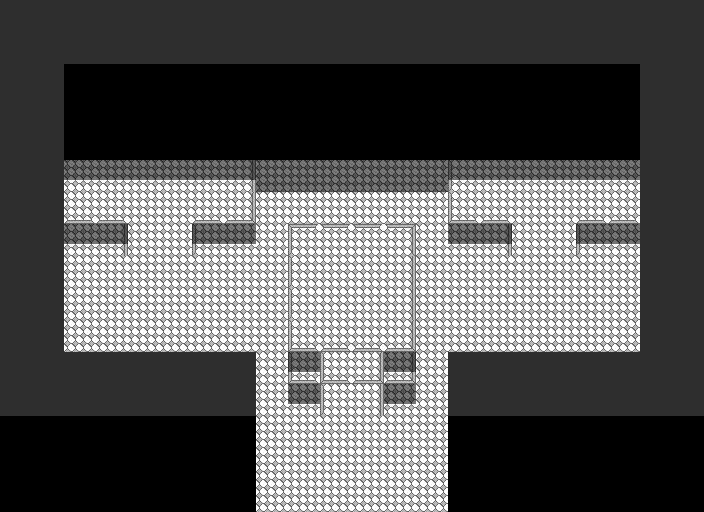

This game map was drawn from its Tiled (.tmx) file and the tilesets committed beside it. A one-line description and the trimmed map source follow:
An orthogonal 22x16 tile map with 32x32 px tiles, 5 tile layers (map, background, walls, shadows, ...), 5 tilesets and 6 objects (2x NPC, 2x Obj, Door, Spawn).

<map version="1.0" orientation="orthogonal" width="22" height="16" tilewidth="32" tileheight="32">
 <tileset firstgid="1" name="BlackAndWhite" tilewidth="32" tileheight="32">
  <image source="../../assets/img/BlackAndWhite.png" width="320" height="32" />
  <tile id="0">
   <properties>
    <property name="solid" value="true" />
   </properties>
  </tile>
  <tile id="4">
   <properties>
    <property name="solid" value="false" />
   </properties>
  </tile>
  <tile id="7">
   <properties>
    <property name="solid" value="false" />
   </properties>
  </tile>
  <tile id="9">
   <properties>
    <property name="solid" value="false" />
   </properties>
  </tile>
 </tileset>
 <tileset firstgid="11" name="shadowtiles" tilewidth="32" tileheight="32">
  <image source="../../assets/img/shadowtiles.png" width="128" height="96" />
 </tileset>
 <tileset firstgid="23" name="simple tile" tilewidth="32" tileheight="32">
  <image source="../../assets/img/simple tile.png" width="512" height="32" />
 </tileset>
 <tileset firstgid="39" name="simple tilwe" tilewidth="32" tileheight="32">
  <image source="../../assets/img/simple tilwe.jpg" width="512" height="32" />
 </tileset>
 <tileset firstgid="55" name="collision" tilewidth="32" tileheight="32">
  <image source="../../assets/img/collision.png" width="32" height="32" />
 </tileset>
 <layer name="map" width="22" height="16">
  <properties>
   <property name="solid" value="true" />
  </properties>
  <data>[352 cells, 140 non-empty, 1 distinct tile ids]</data>
 </layer>
 <layer name="background" width="22" height="16">
  <data>[352 cells, 145 non-empty, 9 distinct tile ids]</data>
 </layer>
 <layer name="walls" width="22" height="16">
  <data>[352 cells, 214 non-empty, 2 distinct tile ids]</data>
 </layer>
 <layer name="shadows" width="22" height="16">
  <data>[352 cells, 30 non-empty, 2 distinct tile ids]</data>
 </layer>
 <layer name="foreground" width="22" height="16">
  <data>[352 cells, 12 non-empty, 1 distinct tile ids]</data>
 </layer>
 <objectgroup name="objects" width="22" height="16">
  <object name="Door" x="256" y="512" width="192">
   <properties>
    <property name="solid" value="false" />
    <property name="to" value="town" />
   </properties>
  </object>
  <object name="Spawn" x="324" y="285" width="32" height="32">
   <properties>
    <property name="from" value="town" />
   </properties>
  </object>
  <object name="NPC" x="127" y="263" width="57" height="42">
   <properties>
    <property name="id" value="3" />
   </properties>
  </object>
  <object name="Obj" x="313" y="277" width="57" height="42">
   <properties>
    <property name="event" value="1" />
    <property name="id" value="8" />
    <property name="solid" value="false" />
   </properties>
  </object>
  <object name="NPC" x="484" y="269" width="57" height="42">
   <properties>
    <property name="id" value="4" />
   </properties>
  </object>
  <object name="Obj" x="470" y="190" width="57" height="42">
   <properties>
    <property name="event" value="10" />
    <property name="id" value="1" />
    <property name="solid" value="false" />
   </properties>
  </object>
 </objectgroup>
</map>
